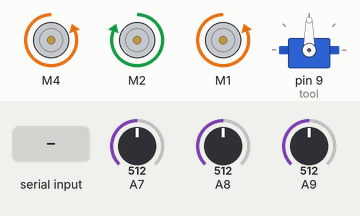
Simulated run of this sketch. Board: Arduino Mega 2560, built with avr-gcc and run on an emulated ATmega2560. Shown: 3 × DC motor (green arrow = forward, orange = backward, longer = faster), servo. The test bench sets the inputs (shaded band); at power-on: A7 = 512, A8 = 512, A9 = 512. What the sketch prints to the serial monitor is not drawn.

Above: at 1.3 s.
1.4 s: A7 set to 0
At 1.7 s:
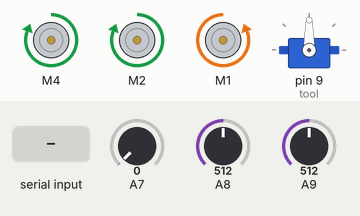
2.9 s: A8 set to 1023
At 4.1 s:
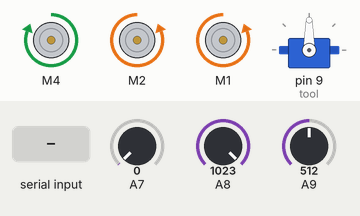
4.4 s: A9 set to 0
At 5.2 s:
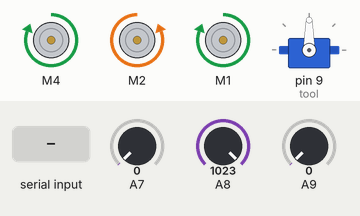
5.9 s: A8 set to 0
At 6.3 s:
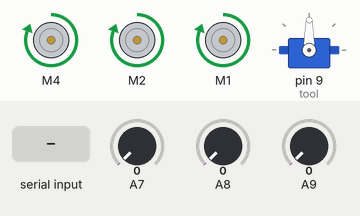
7.4 s: "s" received over Serial
At 8.7 s:
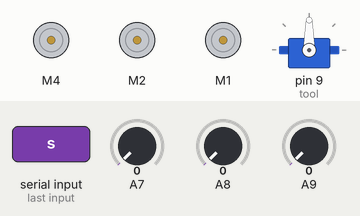
Timing chart, 0 to 9.9 s (numbered marks = the images above; inputs shaded):
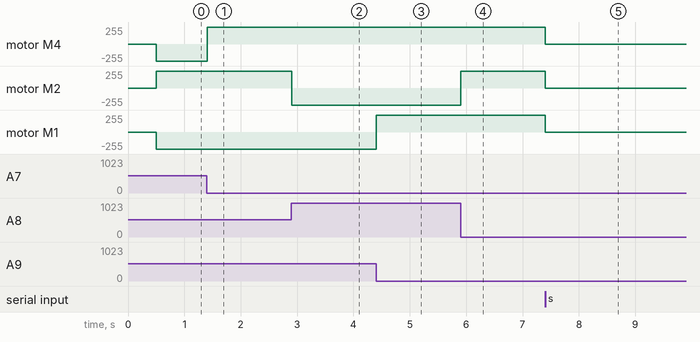

The sketch:

trainingsroboter_steuerung_basisprogramm.ino
```cpp
//programm zur steuerung meines trainingsroboters mit poti

#include <AFMotor.h>
#include <Servo.h>

char SerialVal;
const int close = 180;
const int open = 90;
long unsigned int pm = 0;

bool reached_a1, reached_a2, reached_a3;
int demand_a1, demand_a2, demand_a3, pos_a1, pos_a2, pos_a3;

Servo tool;        //servo intitialisieren
AF_DCMotor a1(4);  //motor 1 = linker motor, letzte achse von unten gesehen
AF_DCMotor a2(2);  //motor 2 = rechter motor, untere achse des arms
AF_DCMotor a3(1);  //motor 3 (4) = drehachse unten

void setup() {
  Serial.begin(115200);
  a1.setSpeed(255);
  a2.setSpeed(255);
  a3.setSpeed(255);
  tool.attach(9);
  tool.write(open);
}

void loop() {
  programm();
}

//motorsteuerung basisbefehle


void homing() {  //homing sequence
  moverobot(512, 730, 260);
  delay(2000);
}


void moverobot(int demand_a1, int demand_a2, int demand_a3) {

  while (reached_a1 == false || reached_a2 == false || reached_a3 == false) {
    if (reached_a1 == false) {

      if (demand_a1 == pos_a1) {
        a1.run(RELEASE);
        reached_a1 = true;
      }

      pos_a1 = analogRead(A7);

      if (demand_a1 > pos_a1 && reached_a1 == false) {
        a1.run(FORWARD);
      }

      if (demand_a1 < pos_a1 && reached_a1 == false) {
        a1.run(BACKWARD);
      }
    }
    //____________________________________________________//

    if (reached_a2 == false) {

      if (demand_a2 == pos_a2) {
        a2.run(RELEASE);
        reached_a2 = true;
      }

      pos_a2 = analogRead(A8);

      if (demand_a2 > pos_a2 && reached_a2 == false) {
        a2.run(FORWARD);
      }

      if (demand_a2 < pos_a2 && reached_a2 == false) {
        a2.run(BACKWARD);
      }
    }
    //____________________________________________________//

    if (reached_a3 == false) {

      if (demand_a3 == pos_a3) {
        a3.run(RELEASE);
        reached_a3 = true;
      }

      pos_a3 = analogRead(A9);

      if (demand_a3 > pos_a3 && reached_a3 == false) {
        a3.run(FORWARD);
      }

      if (demand_a3 < pos_a3 && reached_a3 == false) {
        a3.run(BACKWARD);
      }
    }
    Serial.print("J1=");
    Serial.print(pos_a1);
    Serial.print(",");
    Serial.print(" J2=");
    Serial.print(pos_a2);
    Serial.print(",");
    Serial.print(" J3=");
    Serial.println(pos_a3);

    if (Serial.available()) {
      SerialVal = Serial.read();
    }

    if (SerialVal == 's' || SerialVal == 'k') {
      a1.run(RELEASE);
      a2.run(RELEASE);
      a3.run(RELEASE);
      manuell();
    }
  }
  //____________________________________________________//

  //flags resetten


  reached_a1 = false;
  reached_a2 = false;
  reached_a3 = false;
}
//-----------------------------------------------------------------------//
//manuelle steuerung mit wasdx bzw. ik,
void manuell() {
  Serial.println("Manuelle Steuerung");
  delay(500);
  a2.setSpeed(125);
  a3.setSpeed(125);
  while (true) {
    if (Serial.available()) {
      SerialVal = Serial.read();
    }

    switch (SerialVal) {
      case 'w':
        a2.run(FORWARD);
        break;
      case 's':
        a1.run(RELEASE);
        a2.run(RELEASE);
        a3.run(RELEASE);
        break;
      case 'k':
        a1.run(RELEASE);
        a2.run(RELEASE);
        a3.run(RELEASE);
        break;
      case 'x':
        a2.run(BACKWARD);
        break;
      case 'a':
        a1.run(FORWARD);
        break;
      case 'd':
        a1.run(BACKWARD);
        break;
      case 'i':
        a3.run(BACKWARD);
        break;
      case ',':
        a3.run(FORWARD);
        break;
      case 'h':
        homing();
        break;
      case 'p':
        automatik();
        break;
    }
    if (millis() - pm > 200) {
      Serial.print("J1=");
      Serial.print(analogRead(A7));
      Serial.print(",");
      Serial.print(" J2=");
      Serial.print(analogRead(A8));
      Serial.print(",");
      Serial.print(" J3=");
      Serial.println(analogRead(A8)-analogRead(A9));
      pm = millis();
    }
  }
}
```

automatik.ino
```cpp
//dieser teil des codes ist modular auswechselbar
void programm() {
  automatik();
}

void automatik() {
  Serial.println("Automatik, s oder k zum beenden");
  delay(500);
  a2.setSpeed(255);
  a3.setSpeed(255);
  while (true) {

    moverobot(500, 850, 300);
    delay(2000);
    moverobot(990, 730, 300);
    moverobot(990, 730, 130);
    delay(2000);
  }
}
```

Measured:
- after the input at 1.4 s, motor M4: backward 255/255 → forward 255/255 at once
- after the input at 2.9 s, motor M2: forward 255/255 → backward 255/255 at once
- after the input at 4.4 s, motor M1: backward 255/255 → forward 255/255 at once
- after the input at 5.9 s, motor M2: backward 255/255 → forward 255/255 at once
- after the input at 7.4 s, motor M4, motor M2, motor M1: forward 255/255 → stopped at once
